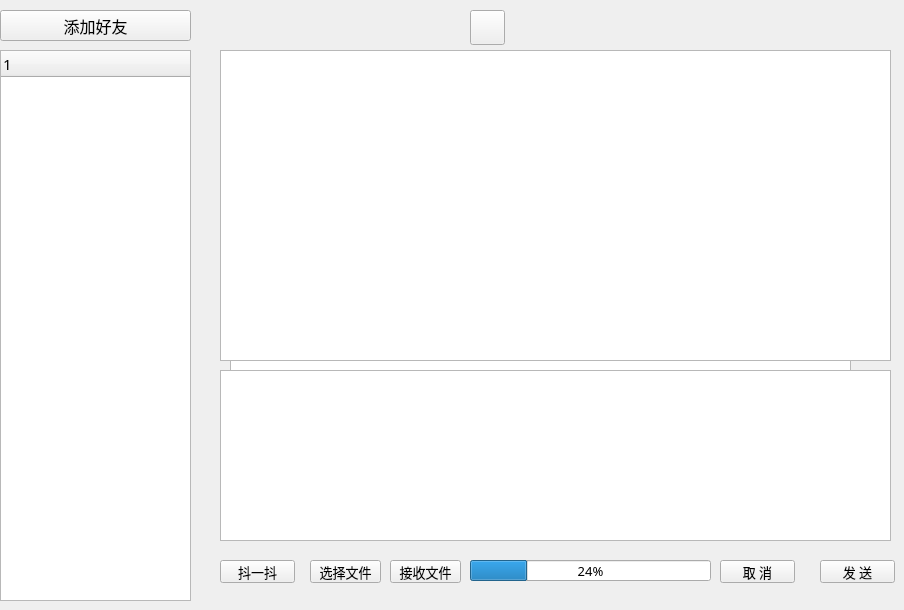
   <widget class="QWidget" name="page2">
    <widget class="QPushButton" name="addFriends">
     <property name="geometry">
      <rect>
       <x>0</x>
       <y>10</y>
       <width>191</width>
       <height>31</height>
      </rect>
     </property>
     <property name="font">
      <font>
       <family>黑体</family>
       <pointsize>12</pointsize>
      </font>
     </property>
     <property name="text">
      <string>添加好友</string>
     </property>
    </widget>
    <widget class="QTreeWidget" name="list">
     <property name="geometry">
      <rect>
       <x>0</x>
       <y>50</y>
       <width>191</width>
       <height>551</height>
      </rect>
     </property>
     <property name="font">
      <font>
       <family>华文楷体</family>
       <pointsize>11</pointsize>
      </font>
     </property>
     <column>
      <property name="text">
       <string notr="true">1</string>
      </property>
     </column>
    </widget>
    <widget class="QLabel" name="tip">
     <property name="geometry">
      <rect>
       <x>230</x>
       <y>240</y>
       <width>641</width>
       <height>61</height>
      </rect>
     </property>
     <property name="font">
      <font>
       <family>华文楷体</family>
       <pointsize>14</pointsize>
      </font>
     </property>
     <property name="text">
      <string>tip</string>
     </property>
    </widget>
    <widget class="QLabel" name="xxx">
     <property name="geometry">
      <rect>
       <x>520</x>
       <y>10</y>
       <width>200</width>
       <height>32</height>
      </rect>
     </property>
     <property name="minimumSize">
      <size>
       <width>200</width>
       <height>32</height>
      </size>
     </property>
     <property name="maximumSize">
      <size>
       <width>200</width>
       <height>32</height>
      </size>
     </property>
     <property name="font">
      <font>
       <family>迷你简丫丫</family>
       <pointsize>12</pointsize>
      </font>
     </property>
     <property name="text">
      <string/>
     </property>
    </widget>
    <widget class="QPushButton" name="headi">
     <property name="geometry">
      <rect>
       <x>470</x>
       <y>10</y>
       <width>35</width>
       <height>35</height>
      </rect>
     </property>
     <property name="minimumSize">
      <size>
       <width>35</width>
       <height>35</height>
      </size>
     </property>
     <property name="maximumSize">
      <size>
       <width>35</width>
       <height>35</height>
      </size>
     </property>
     <property name="text">
      <string/>
     </property>
     <property name="iconSize">
      <size>
       <width>35</width>
       <height>35</height>
      </size>
     </property>
    </widget>
    <widget class="QPushButton" name="headxxx">
     <property name="geometry">
      <rect>
       <x>250</x>
       <y>80</y>
       <width>100</width>
       <height>100</height>
      </rect>
     </property>
     <property name="minimumSize">
      <size>
       <width>100</width>
       <height>100</height>
      </size>
     </property>
     <property name="maximumSize">
      <size>
       <width>100</width>
       <height>100</height>
      </size>
     </property>
     <property name="text">
      <string/>
     </property>
     <property name="iconSize">
      <size>
       <width>100</width>
       <height>100</height>
      </size>
     </property>
    </widget>
    <widget class="QLabel" name="userxxx">
     <property name="geometry">
      <rect>
       <x>390</x>
       <y>80</y>
       <width>171</width>
       <height>41</height>
      </rect>
     </property>
     <property name="font">
      <font>
       <family>迷你简丫丫</family>
       <pointsize>14</pointsize>
      </font>
     </property>
     <property name="text">
      <string> 用户名</string>
     </property>
    </widget>
    <widget class="QLabel" name="label_5">
     <property name="geometry">
      <rect>
       <x>260</x>
       <y>230</y>
       <width>81</width>
       <height>31</height>
      </rect>
     </property>
     <property name="font">
      <font>
       <family>华文楷体</family>
       <pointsize>10</pointsize>
      </font>
     </property>
     <property name="text">
      <string>个性签名:</string>
     </property>
    </widget>
    <widget class="QTextEdit" name="textEdit">
     <property name="geometry">
      <rect>
       <x>230</x>
       <y>260</y>
       <width>621</width>
       <height>271</height>
      </rect>
     </property>
     <property name="font">
      <font>
       <family>华文楷体</family>
       <pointsize>14</pointsize>
      </font>
     </property>
     <property name="readOnly">
      <bool>true</bool>
     </property>
    </widget>
    <widget class="QPushButton" name="sendfile">
     <property name="geometry">
      <rect>
       <x>310</x>
       <y>560</y>
       <width>71</width>
       <height>23</height>
      </rect>
     </property>
     <property name="font">
      <font>
       <family>华文楷体</family>
       <pointsize>10</pointsize>
      </font>
     </property>
     <property name="text">
      <string>选择文件</string>
     </property>
    </widget>
    <widget class="QPushButton" name="tiktok">
     <property name="geometry">
      <rect>
       <x>220</x>
       <y>560</y>
       <width>75</width>
       <height>23</height>
      </rect>
     </property>
     <property name="font">
      <font>
       <family>华文楷体</family>
       <pointsize>10</pointsize>
      </font>
     </property>
     <property name="text">
      <string>抖一抖</string>
     </property>
    </widget>
    <widget class="QPushButton" name="cancel">
     <property name="geometry">
      <rect>
       <x>720</x>
       <y>560</y>
       <width>75</width>
       <height>23</height>
      </rect>
     </property>
     <property name="font">
      <font>
       <family>华文楷体</family>
       <pointsize>10</pointsize>
      </font>
     </property>
     <property name="text">
      <string>取 消</string>
     </property>
    </widget>
    <widget class="QPushButton" name="send">
     <property name="geometry">
      <rect>
       <x>820</x>
       <y>560</y>
       <width>75</width>
       <height>23</height>
      </rect>
     </property>
     <property name="font">
      <font>
       <family>华文楷体</family>
       <pointsize>10</pointsize>
      </font>
     </property>
     <property name="text">
      <string>发 送</string>
     </property>
    </widget>
    <widget class="QLabel" name="online">
     <property name="geometry">
      <rect>
       <x>220</x>
       <y>10</y>
       <width>100</width>
       <height>32</height>
      </rect>
     </property>
     <property name="minimumSize">
      <size>
       <width>100</width>
       <height>32</height>
      </size>
     </property>
     <property name="maximumSize">
      <size>
       <width>100</width>
       <height>32</height>
      </size>
     </property>
     <property name="font">
      <font>
       <family>华文楷体</family>
       <pointsize>12</pointsize>
      </font>
     </property>
     <property name="text">
      <string/>
     </property>
    </widget>
    <widget class="QPushButton" name="recvfile">
     <property name="geometry">
      <rect>
       <x>390</x>
       <y>560</y>
       <width>71</width>
       <height>23</height>
      </rect>
     </property>
     <property name="font">
      <font>
       <family>华文楷体</family>
       <pointsize>10</pointsize>
      </font>
     </property>
     <property name="text">
      <string>接收文件</string>
     </property>
    </widget>
    <widget class="QProgressBar" name="progressBar">
     <property name="geometry">
      <rect>
       <x>470</x>
       <y>560</y>
       <width>241</width>
       <height>21</height>
      </rect>
     </property>
     <property name="font">
      <font>
       <family>Myanmar Text</family>
       <pointsize>10</pointsize>
      </font>
     </property>
     <property name="value">
      <number>24</number>
     </property>
    </widget>
    <widget class="QPushButton" name="delfriend">
     <property name="geometry">
      <rect>
       <x>750</x>
       <y>80</y>
       <width>101</width>
       <height>25</height>
      </rect>
     </property>
     <property name="minimumSize">
      <size>
       <width>0</width>
       <height>25</height>
      </size>
     </property>
     <property name="maximumSize">
      <size>
       <width>16777215</width>
       <height>25</height>
      </size>
     </property>
     <property name="font">
      <font>
       <family>华文楷体</family>
       <pointsize>10</pointsize>
      </font>
     </property>
     <property name="text">
      <string>删除好友</string>
     </property>
    </widget>
    <widget class="QTextEdit" name="sendmessage">
     <property name="geometry">
      <rect>
       <x>220</x>
       <y>370</y>
       <width>671</width>
       <height>171</height>
      </rect>
     </property>
     <property name="font">
      <font>
       <family>华文楷体</family>
       <pointsize>14</pointsize>
      </font>
     </property>
    </widget>
    <widget class="QTextEdit" name="message">
     <property name="geometry">
      <rect>
       <x>220</x>
       <y>50</y>
       <width>671</width>
       <height>311</height>
      </rect>
     </property>
     <property name="font">
      <font>
       <family>华文楷体</family>
       <pointsize>14</pointsize>
      </font>
     </property>
     <property name="readOnly">
      <bool>true</bool>
     </property>
    </widget>
   </widget>
